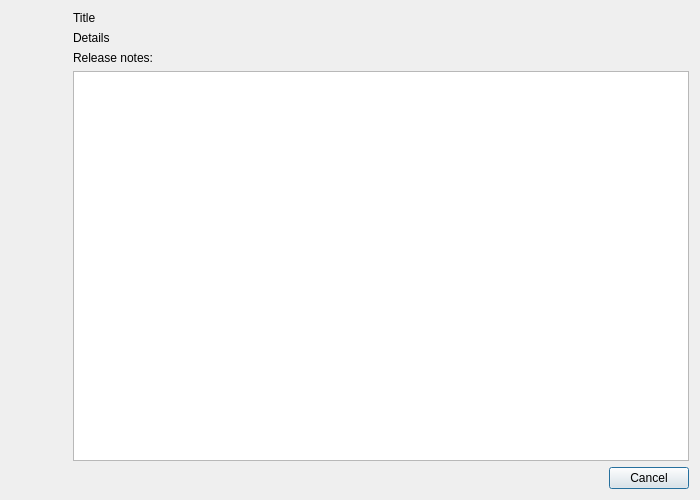
<?xml version="1.0" encoding="UTF-8"?>
<ui version="4.0">
 <class>UpdateDetails</class>
 <widget class="QDialog" name="UpdateDetails">
  <property name="geometry">
   <rect>
    <x>0</x>
    <y>0</y>
    <width>700</width>
    <height>500</height>
   </rect>
  </property>
  <property name="minimumSize">
   <size>
    <width>600</width>
    <height>400</height>
   </size>
  </property>
  <property name="windowTitle">
   <string>BluMach Update</string>
  </property>
  <layout class="QVBoxLayout" name="verticalLayout">
   <item>
    <widget class="QWidget" name="widget" native="true">
     <layout class="QHBoxLayout" name="horizontalLayout">
      <property name="leftMargin">
       <number>0</number>
      </property>
      <property name="topMargin">
       <number>0</number>
      </property>
      <property name="rightMargin">
       <number>0</number>
      </property>
      <property name="bottomMargin">
       <number>0</number>
      </property>
      <item>
       <widget class="QWidget" name="widgetLeft" native="true">
        <layout class="QVBoxLayout" name="verticalLayout_2">
         <property name="leftMargin">
          <number>12</number>
         </property>
         <property name="topMargin">
          <number>12</number>
         </property>
         <property name="rightMargin">
          <number>12</number>
         </property>
         <property name="bottomMargin">
          <number>0</number>
         </property>
         <item>
          <widget class="QLabel" name="icon">
           <property name="sizePolicy">
            <sizepolicy hsizetype="Maximum" vsizetype="Preferred">
             <horstretch>0</horstretch>
             <verstretch>0</verstretch>
            </sizepolicy>
           </property>
           <property name="minimumSize">
            <size>
             <width>32</width>
             <height>0</height>
            </size>
           </property>
           <property name="maximumSize">
            <size>
             <width>64</width>
             <height>16777215</height>
            </size>
           </property>
           <property name="text">
            <string/>
           </property>
           <property name="scaledContents">
            <bool>false</bool>
           </property>
           <property name="alignment">
            <set>Qt::AlignLeading|Qt::AlignLeft|Qt::AlignTop</set>
           </property>
          </widget>
         </item>
        </layout>
       </widget>
      </item>
      <item>
       <widget class="QWidget" name="widgetRight" native="true">
        <layout class="QVBoxLayout" name="verticalLayout_3">
         <property name="leftMargin">
          <number>0</number>
         </property>
         <property name="topMargin">
          <number>0</number>
         </property>
         <property name="rightMargin">
          <number>0</number>
         </property>
         <property name="bottomMargin">
          <number>0</number>
         </property>
         <item>
          <widget class="QLabel" name="updateTitle">
           <property name="text">
            <string>Title</string>
           </property>
          </widget>
         </item>
         <item>
          <widget class="QLabel" name="updateDetails">
           <property name="text">
            <string>Details</string>
           </property>
           <property name="wordWrap">
            <bool>true</bool>
           </property>
          </widget>
         </item>
         <item>
          <widget class="QLabel" name="label">
           <property name="text">
            <string>Release notes:</string>
           </property>
          </widget>
         </item>
         <item>
          <widget class="QTextBrowser" name="updateText">
           <property name="readOnly">
            <bool>true</bool>
           </property>
           <property name="openExternalLinks">
            <bool>true</bool>
           </property>
           <property name="openLinks">
            <bool>false</bool>
           </property>
          </widget>
         </item>
        </layout>
       </widget>
      </item>
     </layout>
    </widget>
   </item>
   <item>
    <widget class="QDialogButtonBox" name="buttonBox">
     <property name="orientation">
      <enum>Qt::Horizontal</enum>
     </property>
     <property name="standardButtons">
      <set>QDialogButtonBox::Cancel</set>
     </property>
    </widget>
   </item>
  </layout>
 </widget>
 <resources/>
 <connections>
  <connection>
   <sender>buttonBox</sender>
   <signal>accepted()</signal>
   <receiver>UpdateDetails</receiver>
   <slot>accept()</slot>
   <hints>
    <hint type="sourcelabel">
     <x>248</x>
     <y>254</y>
    </hint>
    <hint type="destinationlabel">
     <x>157</x>
     <y>274</y>
    </hint>
   </hints>
  </connection>
  <connection>
   <sender>buttonBox</sender>
   <signal>rejected()</signal>
   <receiver>UpdateDetails</receiver>
   <slot>reject()</slot>
   <hints>
    <hint type="sourcelabel">
     <x>316</x>
     <y>260</y>
    </hint>
    <hint type="destinationlabel">
     <x>286</x>
     <y>274</y>
    </hint>
   </hints>
  </connection>
 </connections>
</ui>
